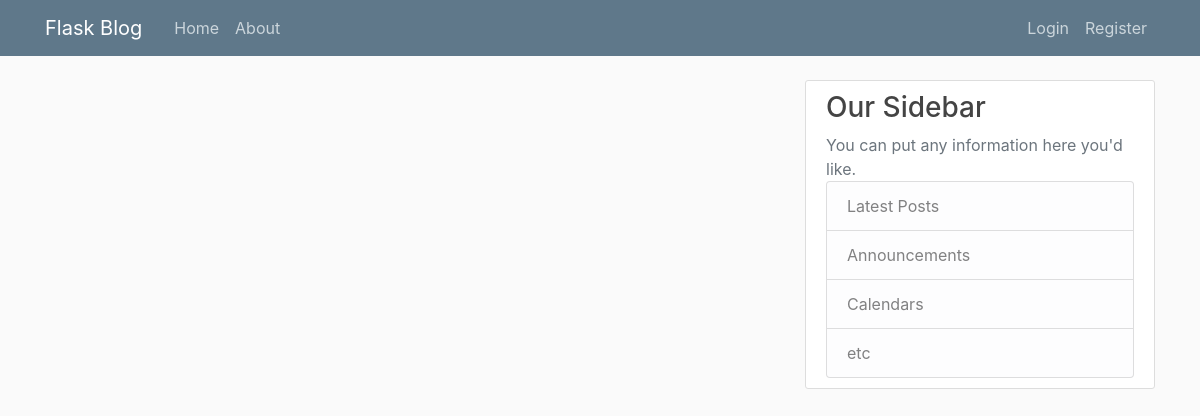
/home, run on an earlier commit of the app's database.
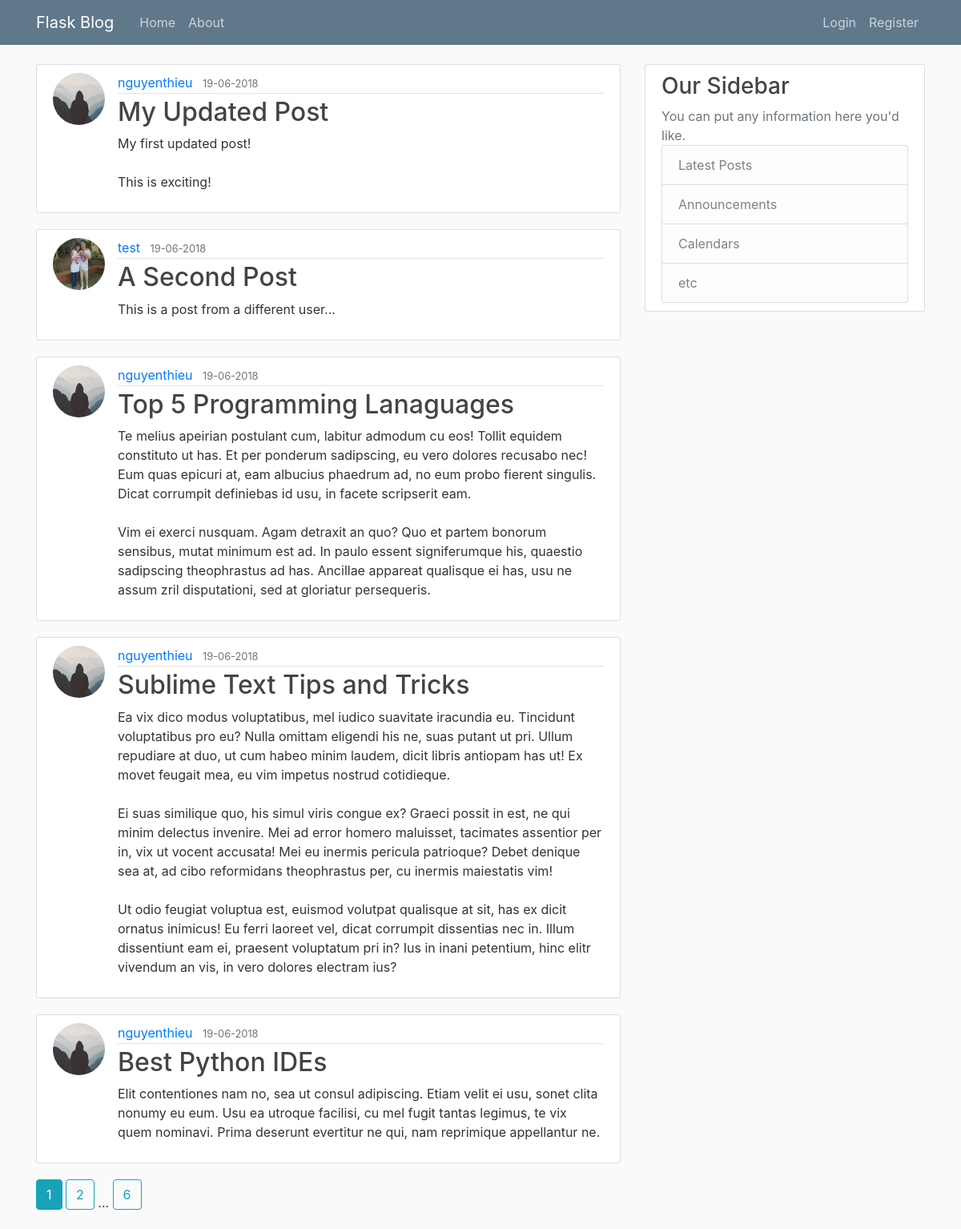
And on a later commit of the database.
### flaskblog/models.py (models this page shows, shortened)
class Post(db.Model):
    id = db.Column(db.Integer, primary_key=True)
    title = db.Column(db.String(120), nullable=False)
    date_posted = db.Column(db.DateTime, nullable=False, default=datetime.utcnow())
    content = db.Column(db.Text, nullable=False)
    user_id = db.Column(db.Integer, db.ForeignKey("user.id"), nullable=False)

class User(db.Model, UserMixin):
    id = db.Column(db.Integer, primary_key=True)
    username = db.Column(db.String(24), unique=True, nullable=False)
    email = db.Column(db.String(120), unique=True, nullable=False)
    image_file = db.Column(db.String(20), nullable=False, default='default.jpg')
    password = db.Column(db.String(60), nullable=False)
    posts = db.relationship('Post', backref="author", lazy=True)

### flaskblog/main/routes.py (the view)
@main.route("/")             # Decorator route
@main.route("/home")
def home():
    page = request.args.get('page', 1, type=int)
    posts = Post.query.order_by(Post.date_posted.desc()).paginate(page=page, per_page=5)
    return render_template("home.html", posts = posts)

### flaskblog/templates/home.html
{% extends "layout.html" %}
{% block content %}
{% for post in posts.items %}
<article class="media content-section">
    <img src="{{ url_for('static', filename='images/profile/' + post.author.image_file) }}" alt="" class="rounded-circle article-img" />
    <div class="media-body">
        <div class="article-metadata">
            <a class="mr-2" href="{{ url_for('users.user_posts', username=post.author.username) }}">{{ post.author.username }}</a>
            <small class="text-muted">{{ post.date_posted.strftime('%d-%m-%Y') }}</small>
        </div>
        <h2><a class="article-title" href="{{ url_for('posts.post', post_id=post.id) }}">{{ post.title }}</a></h2>
        <p class="article-content">{{ post.content }}</p>
    </div>
</article>
{% endfor %}
{% for page_num in posts.iter_pages(left_edge=1, right_edge=1, left_current=1, right_current=2) %}
    {% if page_num %}
        {% if posts.page == page_num %}
            <a href="{{ url_for('main.home', page=page_num) }}" class="btn btn-info mb-4"> {{page_num}} </a>
        {% else %}
            <a href="{{ url_for('main.home', page=page_num) }}" class="btn btn-outline-info mb-4"> {{page_num}} </a>
        {% endif %}
    {% else %}
        ...
    {% endif %}
{% endfor %}
{% endblock content %}

### flaskblog/templates/layout.html (shortened to what this page needs)
<!DOCTYPE html>
<html lang="en">
<head>
    <link rel="stylesheet" href="https://stackpath.bootstrapcdn.com/bootstrap/4.1.1/css/bootstrap.min.css"
>
    <link rel="stylesheet" type="text/css" href=" {{ url_for('static', filename='main.css') }} " />
</head>
<body>
<header class="site-header">
    <nav class="navbar navbar-expand-md navbar-dark bg-steel fixed-top">
        <div class="container">
            <a class="navbar-brand mr-4" href="/">Flask Blog</a>
            <div class="collapse navbar-collapse" id="navbarToggle">
                <div class="navbar-nav mr-auto">
                    <a class="nav-item nav-link" href="{{ url_for('main.home') }}">Home</a>
                    <a class="nav-item nav-link" href="{{ url_for('main.about') }}">About</a>
                </div>
                <div class="navbar-nav">
                    {% if current_user.is_authenticated %}
                    <a class="nav-item nav-link" href="{{ url_for('posts.new_post') }}">New Post</a>
                    <a class="nav-item nav-link" href="{{ url_for('users.account') }}">Account</a>
                    <a class="nav-item nav-link" href="{{ url_for('users.logout') }}">Logout</a>
                    {% else %}
                    <a class="nav-item nav-link" href="{{ url_for('users.login') }}">Login</a>
                    <a class="nav-item nav-link" href="{{ url_for('users.register') }}">Register</a>
                    {% endif %}
                </div>
            </div>
        </div>
    </nav>
</header>
<main role="main" class="container">
    <div class="row">
        <div class="col-md-8">
            {% block content %}{% endblock %}
        </div>
        <div class="col-md-4">
            <div class="content-section">
                <h3>Our Sidebar</h3>
                <div class='text-muted'>You can put any information here you'd like.
                <ul class="list-group">
                    <li class="list-group-item list-group-item-light">Latest Posts</li>
                    <li class="list-group-item list-group-item-light">Announcements</li>
                    <li class="list-group-item list-group-item-light">Calendars</li>
                    <li class="list-group-item list-group-item-light">etc</li>
                </ul>
                </div>
            </div>
        </div>
    </div>
</main>
</body>
</html>

### flaskblog/static/main.css (style rules this page uses)
body { background: #fafafa; color: #333333; margin-top: 5rem; }
h1, h2, h3, h4, h5, h6 { color: #444444; }
.bg-steel { background-color: #5f788a; }
.site-header .navbar-nav .nav-link { color: #cbd5db; }
.content-section { background: #ffffff; padding: 10px 20px; border: 1px solid #dddddd; border-radius: 3px; margin-bottom: 20px; }
.article-title { color: #444444; }
.article-content { white-space: pre-line; }
.article-img { height: 65px; width: 65px; margin-right: 16px; }
.article-metadata { padding-bottom: 1px; margin-bottom: 4px; border-bottom: 1px solid #e3e3e3 }

What changed in the data, as far as the page shows it:
added Post: image_file (placeholder picture), author.username "nguyenthieu", date_posted "19-06-2018", title "My Updated Post", content "My first updated post! This is exciting!"
added Post: image_file (picture), author.username "test", date_posted "19-06-2018", title "A Second Post", content "This is a post from a different user..."
added Post: image_file (placeholder picture), author.username "nguyenthieu", date_posted "19-06-2018", title "Top 5 Programming Lanaguages", content "Te melius apeirian postulant cum, labitur admodum cu eos! Tollit equidem constituto ut has. Et per ponderum sadipscing, eu vero dolores recusabo nec! Eum quas epicuri at, eam albucius phaedrum ad, no eum probo fierent singulis. Dicat corrumpit definiebas id usu, in facete scripserit eam. Vim ei exerci nusquam. Agam detraxit an quo? Quo et partem bonorum sensibus, mutat minimum est ad. In paulo essent signiferumque his, quaestio sadipscing theophrastus ad has. Ancillae appareat qualisque ei has, usu ne assum zril disputationi, sed at gloriatur persequeris."
added Post: image_file (placeholder picture), author.username "nguyenthieu", date_posted "19-06-2018", title "Sublime Text Tips and Tricks", content "Ea vix dico modus voluptatibus, mel iudico suavitate iracundia eu. Tincidunt voluptatibus pro eu? Nulla omittam eligendi his ne, suas putant ut pri. Ullum repudiare at duo, ut cum habeo minim laudem, dicit libris antiopam has ut! Ex movet feugait mea, eu vim impetus nostrud cotidieque. Ei suas similique quo, his simul viris congue ex? Graeci possit in est, ne qui minim delectus invenire. Mei ad error homero maluisset, tacimates assentior per in, vix ut vocent accusata! Mei eu inermis pericula patrioque? Debet denique sea at, ad cibo reformidans theophrastus per, cu inermis maiestatis vim! Ut odio feugiat voluptua est, euismod volutpat qualisque at sit, has ex dicit ornatus inimicus! Eu…"
added Post: image_file (placeholder picture), author.username "nguyenthieu", date_posted "19-06-2018", title "Best Python IDEs", content "Elit contentiones nam no, sea ut consul adipiscing. Etiam velit ei usu, sonet clita nonumy eu eum. Usu ea utroque facilisi, cu mel fugit tantas legimus, te vix quem nominavi. Prima deserunt evertitur ne qui, nam reprimique appellantur ne."
Also different on the page:
new list line: "1"
new list line: "2"
new list line: "6"
